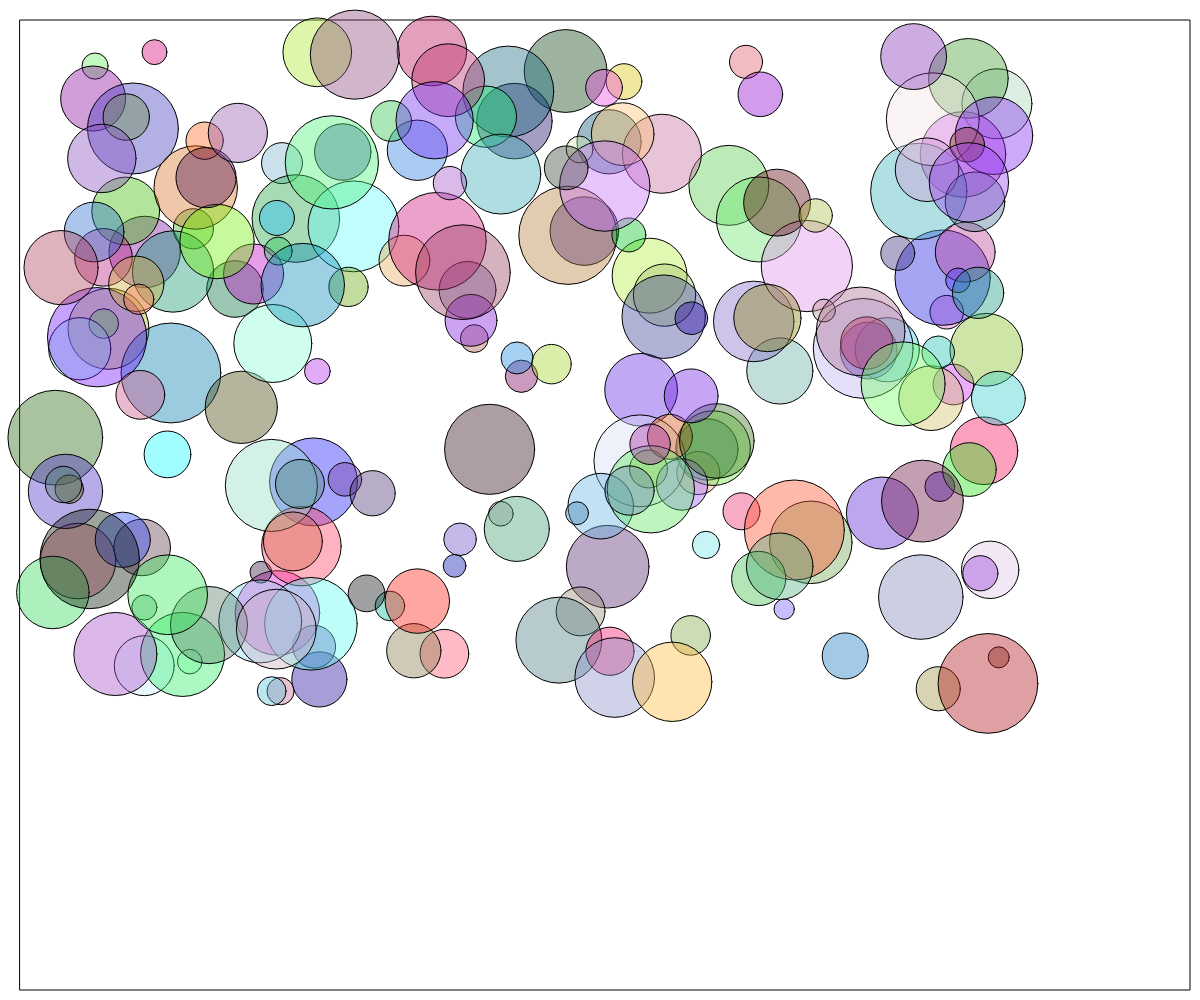
Frame 1 (no input)
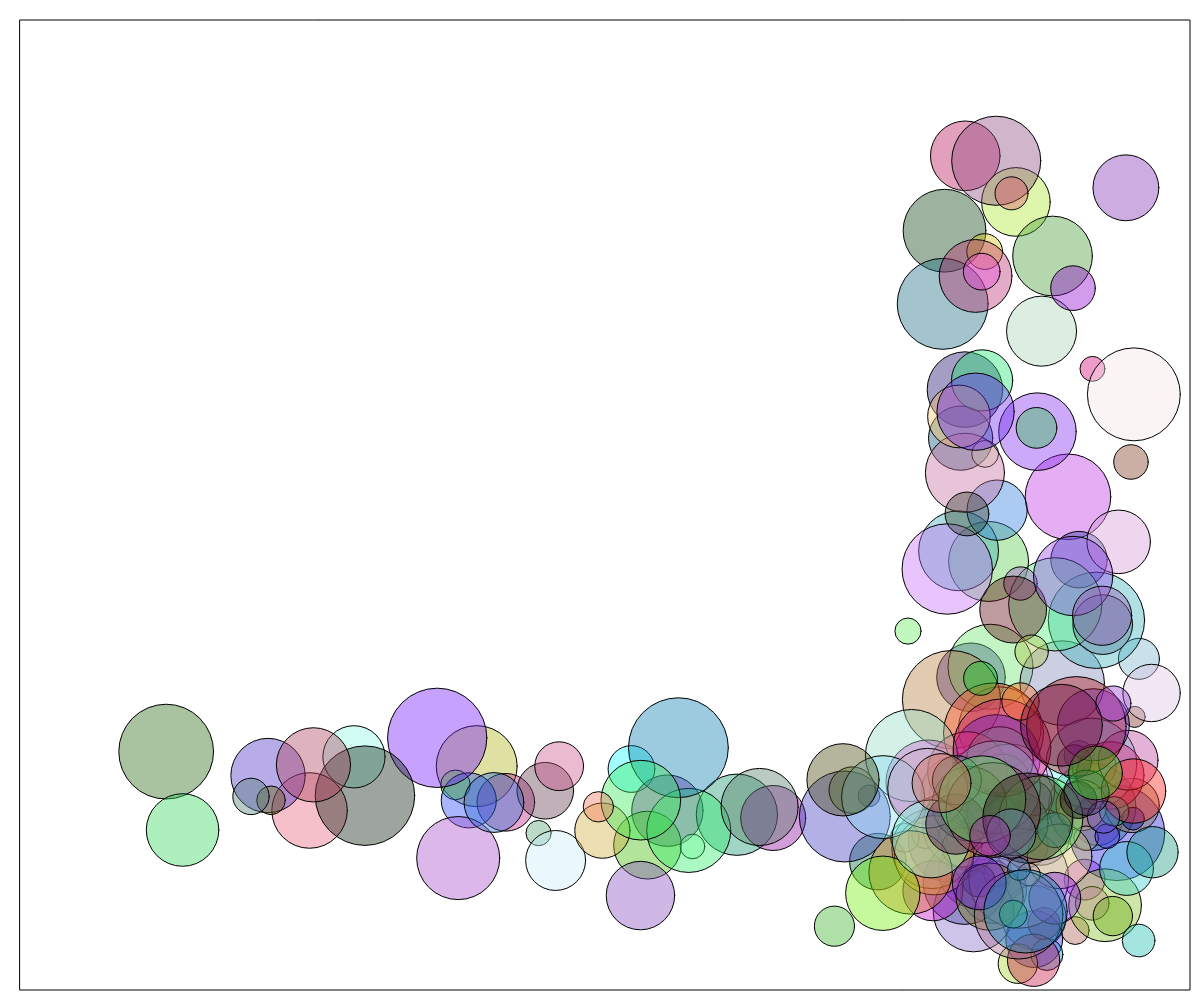
Frame 60 (no input)
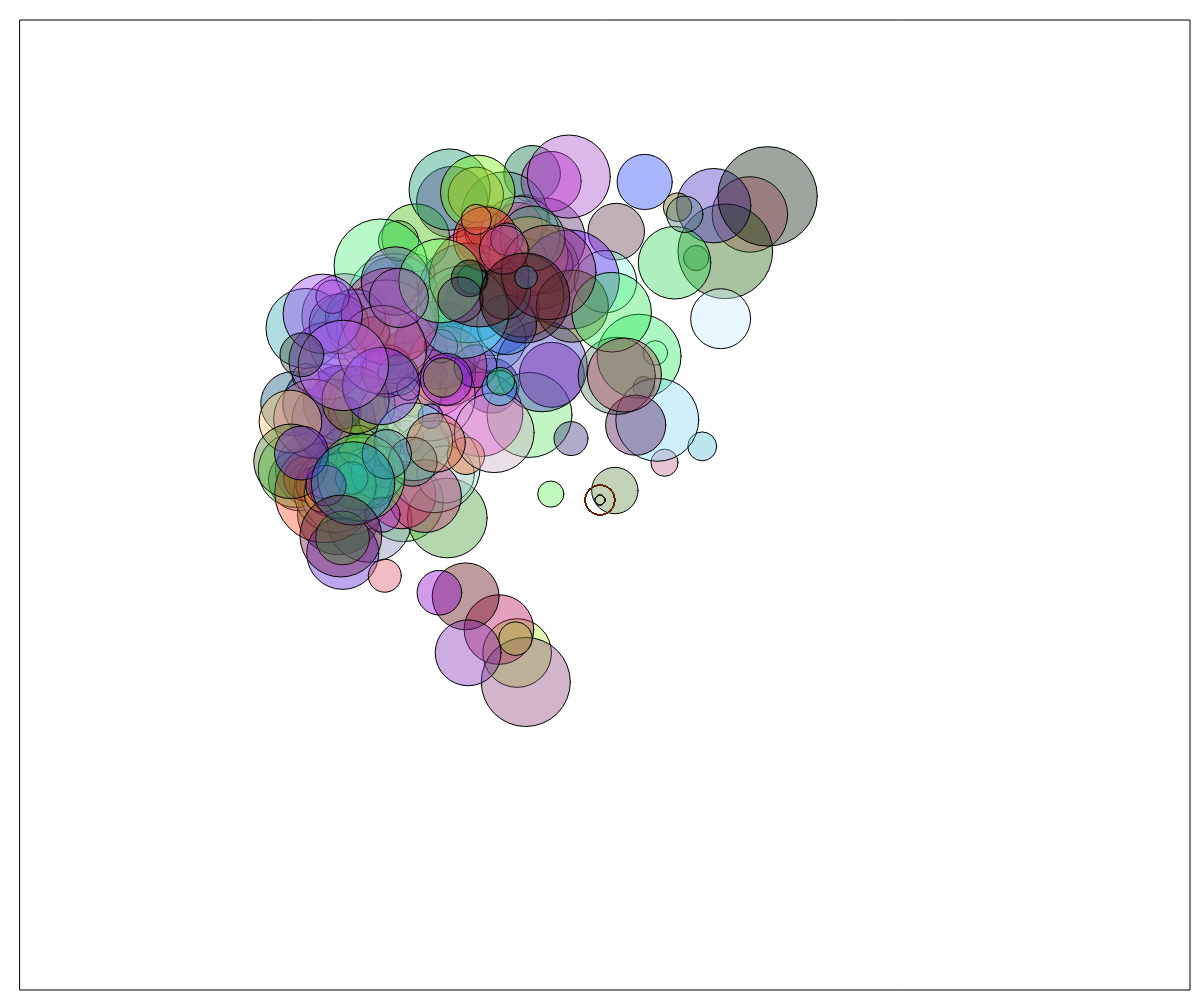
Frame 120 (the mouse pressed at the canvas centre since frame 60)

The p5.js sketch that drew these frames (run headless with seeded random() and noise() and a simulated clock; from frame 60 on, the mouse is pressed at the canvas centre):

// p5.js sketch
// ── sketch.js
/// <reference path="p5/p5.global-mode.d.ts" />

    totalheight = 800;
let mouseDown = 0;
let canvasWidth = window.innerWidth ; 
let canvasHeight = window.innerHeight ; 

console.log(canvasWidth , canvasHeight) ; 
let environ;

function setup() {
    createCanvas(canvasWidth, canvasHeight);
    frameRate(1000);
    fill(200, alpha = 100);
    environ = new Environment();
    environ.addForce(new createVector(0 , 10)) ; 

    for (let i = 0; i < 200 ; i++)
        environ.addBall(new Ball(random(51, 1000), random(51, 700), random(10, 50), environ));
}


function draw() {
    background(255);
    environ.update();
}



class Environment {

    constructor() {
        this.objectsArray = [];
        this.forcesArray = [] ;
        this.boundLeft = 20;
        this.boundRight = canvasWidth - 30;
        this.boundTop = 20;
        this.speedLimit = 20 ; 
        this.boundBottom = canvasHeight - 30 ;
        console.log(this.boundLeft , this.boundRight , this.boundTop , this.boundBottom) ; 
    }


    update() {
        push() ; 
        fill(255) ; 
        rect(this.boundLeft, this.boundTop, this.boundRight, this.boundBottom);
        pop() ; 
        this.forcesArray.forEach(force=>{
            this.applyForce(force) ; 
        })
        this.updateAndShowAllBalls();
    }



    addBall(ball) {
        ball.setVelocityLimit(this.speedLimit) ; 
        this.objectsArray.push(ball);
    }

    updateAndShowAllBalls() {
        this.objectsArray.forEach(ball => ball.updateAndShow());
    }

    showAllBalls() {
        this.objectsArray.forEach(ball => ball.show());
    }

    addForce(force) {
        this.forcesArray.push(force) ; 
    }
    applyForce(force) {
        this.objectsArray.forEach(ball => ball.applyForce(force))
    }
}



class Ball {

    constructor(x, y, radius, environment) {
        this.environment = environment;
        this.radius = radius;
        this.colorR =  random(255) ; this.colorG = random(255) ; this.colorB = random(255) ; 
        this.colorAlpha = 100 ; 
        this.loc = new createVector(x, y);
        this.velocityLimit = Number.POSITIVE_INFINITY;
        this.vel = new createVector(0, 0);
        this.acc = new createVector(0, 0);
        this.dampeningFactor = 0.90;
    }

    updateAndShow() {
        this.update();
        this.show();
    }

    update() {
        this.handleEnvironmentBound();
        this.vel.limit(this.velocityLimit) ; 
        this.loc.add(this.vel);
        
        this.acc = this.getAccelerationFromMouse() ; 
        if(mouseIsPressed) this.acc.mult(-1) ; 

        this.vel.add(this.acc) ; 

        this.acc.mult(0);
    }

    getAccelerationFromMouse(){
        let constant = 100 ; 
        let mouseToBall = p5.Vector.sub( this.loc , new createVector(mouseX , mouseY) )  ; 
        let direction = mouseToBall.normalize() ;  //Ball to mouse
        let finalAcceleraiton = p5.Vector.div( direction.mult(constant)  , mouseToBall.mag()) ; 
        return finalAcceleraiton  ;  
    }


    handleEnvironmentBound() {
        if ((this.loc.x - this.radius) < this.environment.boundLeft) {
            this.vel.x = abs(this.vel.x);
            this.vel.x *= this.dampeningFactor;
        }

        if (this.loc.x + this.radius > this.environment.boundRight) {
            this.vel.x = -1 * abs(this.vel.x);
            this.vel.x *= this.dampeningFactor;
        }

        if (this.loc.y - this.radius  < this.environment.boundTop) {
            this.vel.y = abs(this.vel.y);
            this.vel.y *= this.dampeningFactor;
        }

        if (this.loc.y + this.radius > this.environment.boundBottom) {
            this.vel.y = -1 * abs(this.vel.y);
            this.vel.y *= this.dampeningFactor;
        }
    }

    show() {
        push() ; 
        fill(this.colorR , this.colorG , this.colorB , this.colorAlpha ) ; 
        ellipse(this.loc.x, this.loc.y, this.radius * 2, this.radius * 2);
        if(mouseIsPressed){
            push();
            fill(0,0) ;
            stroke(40 ,20)
            ellipse(mouseX , mouseY , 10 , 10 ) ; 
            stroke(100 , 30  , 10) ; 
            ellipse(mouseX , mouseY , 30 , 30 ) ; 
            stroke(74 , 100 , 50 , 1 )
            ellipse(mouseX , mouseY , 50 , 50 ) ; 
            pop() ; 
        }
        pop() ;
    }

    applyForce(force) {
        this.acc.add(p5.Vector.div(force , this.radius));
    }
    setVelocityLimit(lim) {
        this.velocityLimit = lim;
    }
    setAcceleration(acc) {
        this.acc = acc;
    }

    setAcceleration(x, y) {
        this.acc.x = x;
        this.acc.y = y;
    }
}
